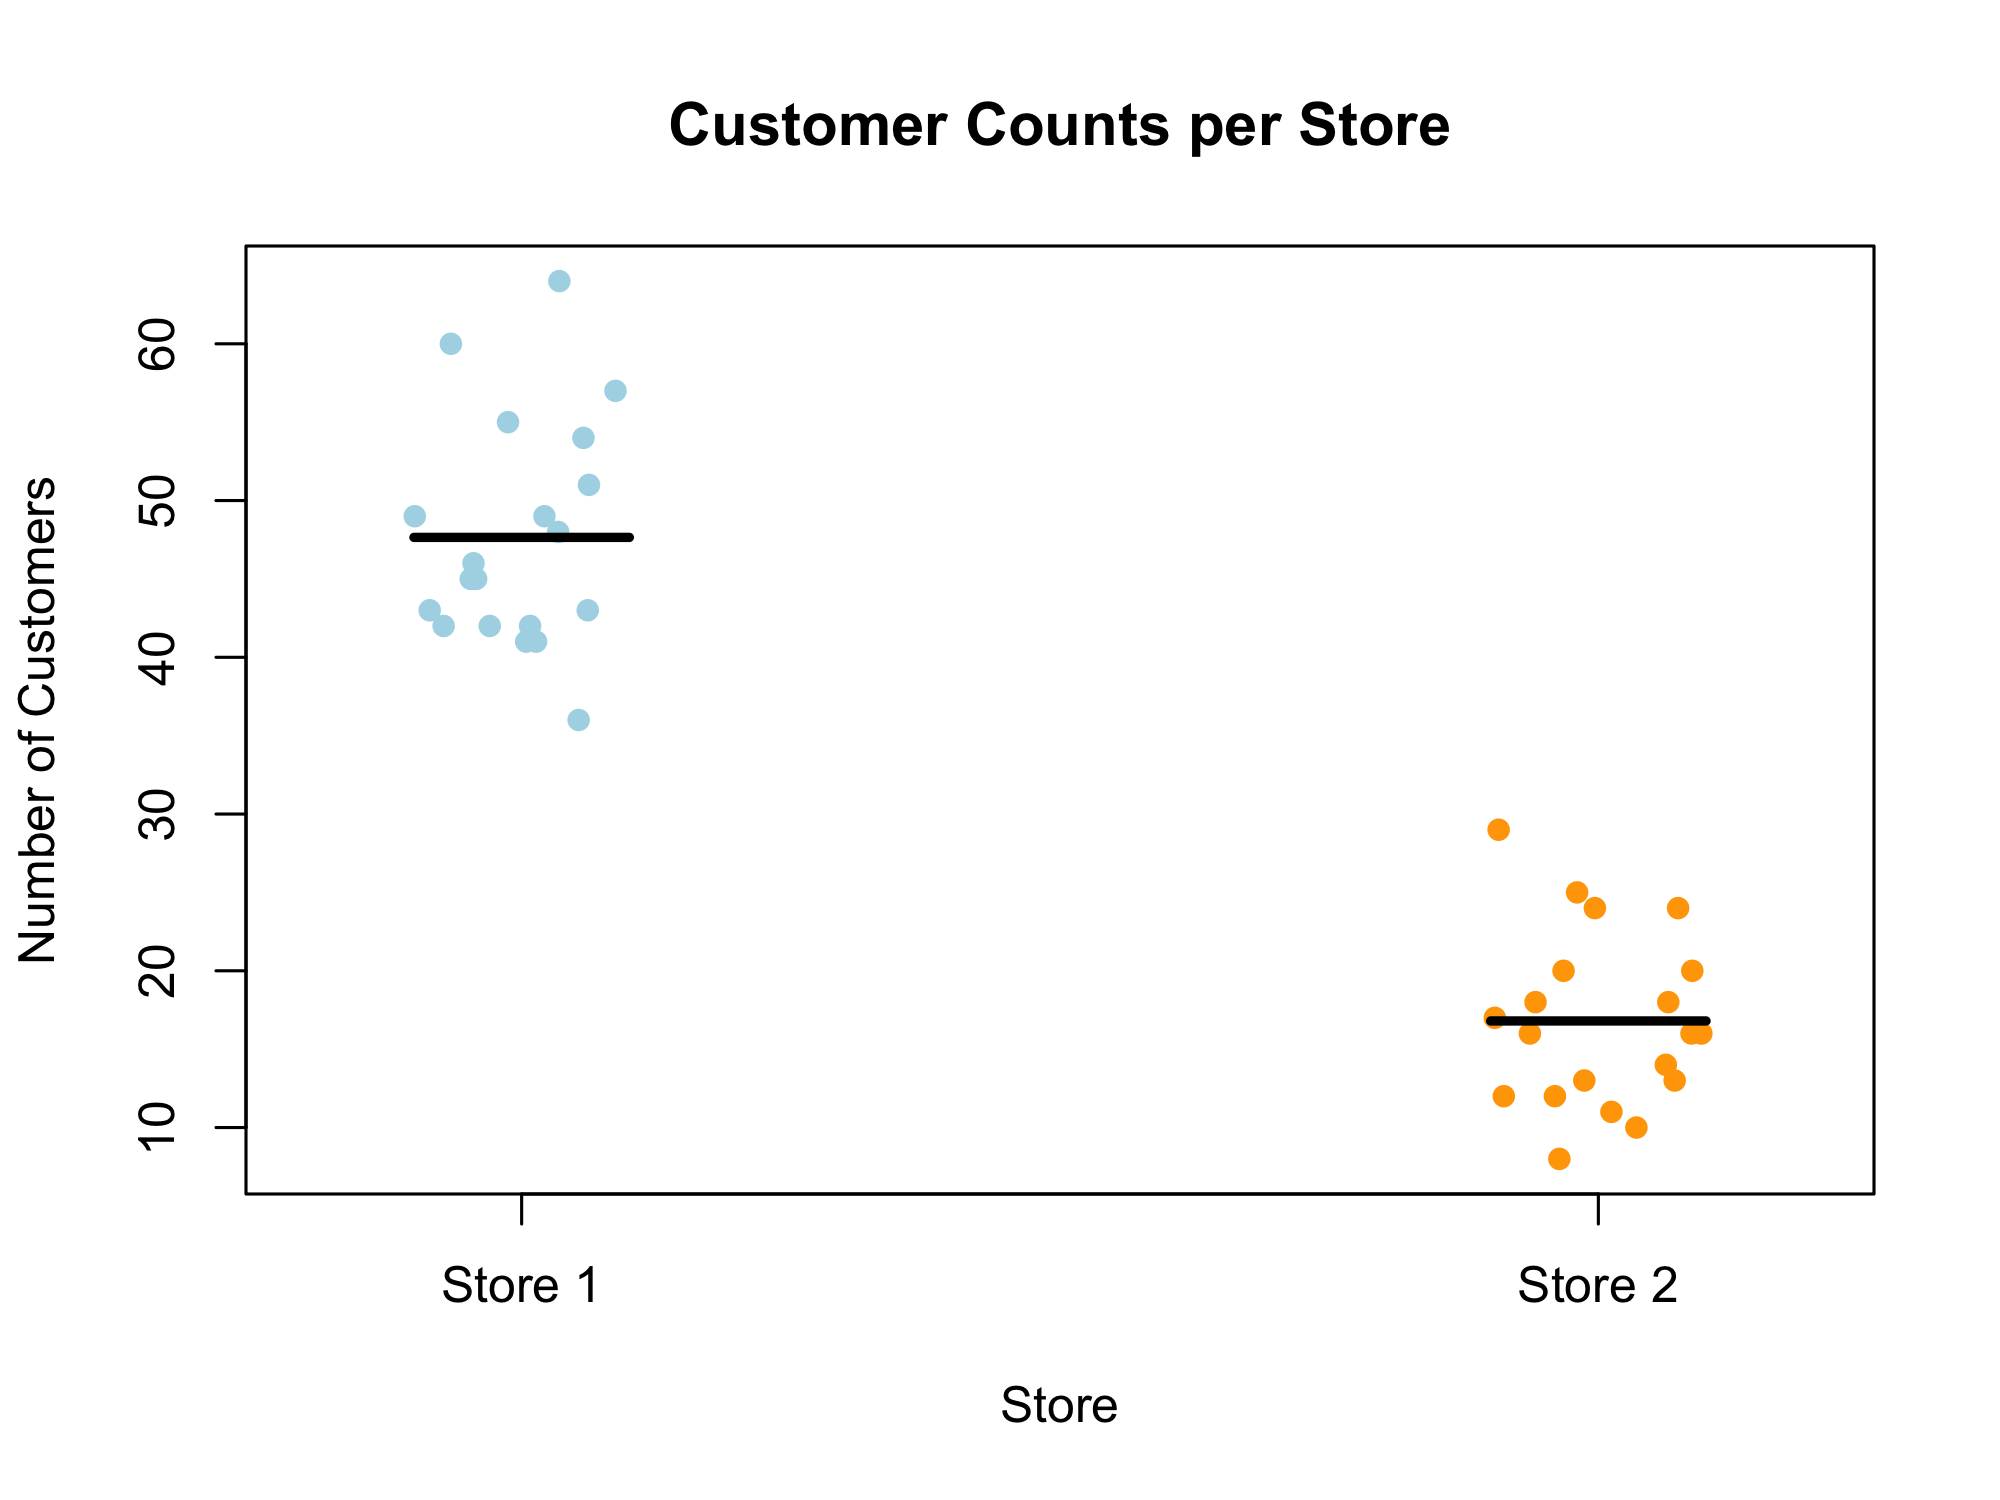

Generate this figure with R:


store1 <- rpois(20, 50)
store2 <- rpois(20, 15)
storedata <- data.frame(numcust = c(store1, store2),
                        store = factor(rep(c("Store 1", "Store 2"), each = 20)))


png("storedata.png", width = 2000, height = 1500, res = 300) # High resolution
stripchart(numcust ~ store, data = storedata,
           method = "jitter", pch = 16, col = c("lightblue", "orange"),
           vertical = TRUE, main = "Customer Counts per Store",
           xlab = "Store", ylab = "Number of Customers")
means <- tapply(storedata$numcust, storedata$store, mean)
segments(x0 = 1:2- 0.1, x1 = 1:2 + 0.1, y0 = means, y1 = means, lwd = 3, col = "black") 
dev.off() # Close the graphics



png("storedata2.png", width = 2000, height = 1500, res = 300) # High resolution
stripchart(numcust ~ store, data = storedata,
           method = "jitter", pch = 16, col = c("deepskyblue", "orange"),
           vertical = TRUE, main = "Customer Counts per Store",
           xlab = "Store", ylab = "Number of Customers")
means <- tapply(storedata$numcust, storedata$store, mean)
segments(x0 = 1:2- 0.1, x1 = 1:2 + 0.1, y0 = means, y1 = means, lwd = 3, col = "black") 
min_count <- min(storedata$numcust[storedata$store == "Store 1"])
min_x <- jitter(rep(1, sum(storedata$numcust == min_count))) 
points(min_x, min_count, col = "red", pch = 16, cex = 1.2) 
segments(x0 = min_x, x1 = min_x, y0 = min_count, y1 = means["Store 1"], col = "red", lwd = 2, lty = 2)
dev.off() # Close the graphics




# Regression 


x <- rnorm(35,mean = 35, sd = 5)
error <- rnorm(35,0,5)
plot(x)

beta0 <- 2
beta1 <- 1.5


y <- beta0 + beta1 * x + error


obs_index <- 20  
x_obs <- x[obs_index]
y_obs <- y[obs_index]
y_pred <- predict(model, newdata = data.frame(x = x_obs))  


png("storedata3.png", width = 2000, height = 1500, res = 300)

plot(x, y, pch = 16, col = "darkseagreen",
     xlab = "X", ylab = "Y",
     main = "Scatter Plot with Regression Line",
     cex.lab = 1.5, cex.axis = 1.2, cex.main = 1.5)
abline(model, col = "black", lwd = 2)
points(x_obs, y_obs, col = "red", pch = 16, cex = 1.2)  # Observed point in red
segments(x0 = x_obs, x1 = x_obs, y0 = y_pred, y1 = y_obs, col = "red", lwd = 2, lty = 2)

dev.off()


